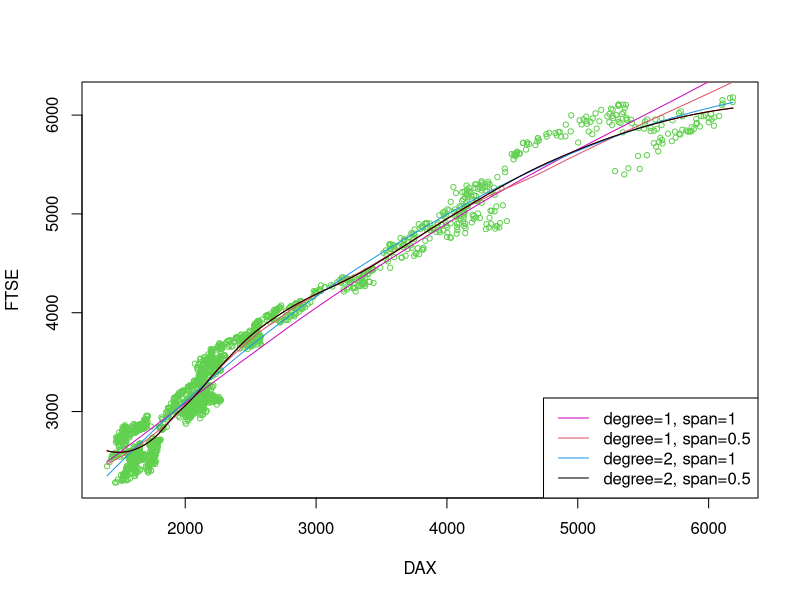

Generate this figure with R:
library(datasets)

DAX = EuStockMarkets[,1]

FTSE = EuStockMarkets[,4]

n = length(DAX)

library(FNN) # knn.reg

x = DAX
y = FTSE

xydat = data.frame(sx=sort(x),sy=y[order(x)])


plot(DAX,FTSE,cex=.7,col=3)
kr = loess(sy~sx, data = xydat, degree=2, span = 0.5)
lines(sort(DAX), kr$fitted, col = "red")


lr = loess(FTSE~DAX, degree = 1, span = 1)

lines(sort(DAX),predict(lr, newdata = sort(DAX)), col=6)

lr = loess(FTSE~DAX, degree = 1, span = 0.5)

lines(sort(DAX),predict(lr, newdata = sort(DAX)), col=2)

lr = loess(FTSE~DAX, degree = 2, span = 1)

lines(sort(DAX),predict(lr, newdata = sort(DAX)), col=4)

lr = loess(FTSE~DAX, degree = 2, span = 0.5)

lines(sort(DAX),predict(lr, newdata = sort(DAX)), col=1)


legend("bottomright", c("degree=1, span=1", "degree=1, span=0.5",
                        
                        "degree=2, span=1", "degree=2, span=0.5"), 
       
       lty=1, col=c(6,2,4,1))
